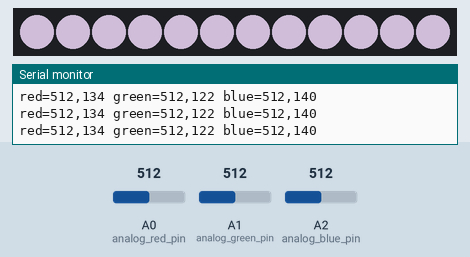
This sketch was run on a simulated Arduino Uno, built with avr-gcc and run on an emulated ATmega328P. Parts: 12 RGB LEDs in strip order, left to right, the last lines printed to the serial monitor. Inputs (shaded band) come from the test bench; at power-on: A0 (analog_red_pin) = 512, A1 (analog_green_pin) = 512, A2 (analog_blue_pin) = 512. Dim RGB values are drawn brighter than linear.

Above: at 1.8 s.
1.9 s: A0 (analog_red_pin) set to 987
At 2.2 s:
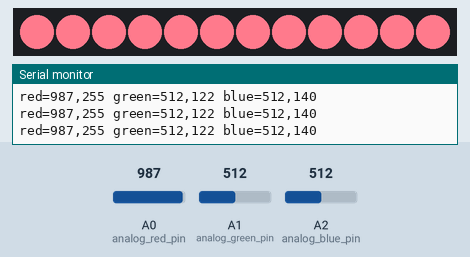
3.4 s: A0 (analog_red_pin) set to 1017
6.4 s: A1 (analog_green_pin) set to 1023
At 7.6 s:
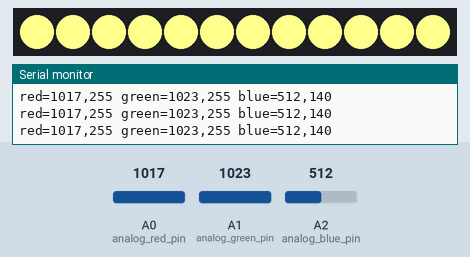
7.9 s: A2 (analog_blue_pin) set to 306
9.4 s: A1 (analog_green_pin) set to 716
10.9 s: A2 (analog_blue_pin) set to 511
Timing chart, 0 to 13.4 s (numbered marks = the images above; inputs shaded):
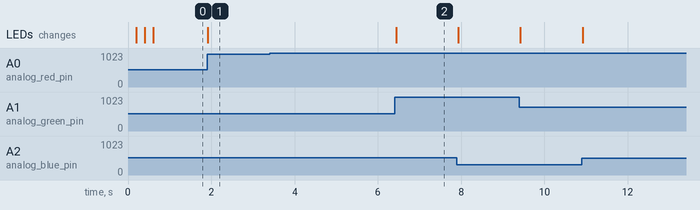

Measured:
- after the input at 1.9 s, the LEDs: change at once (image 1)
- after the input at 6.4 s, the LEDs: change at once (image 2)

The sketch:

rgb-lab.ino
```cpp
#include <Adafruit_NeoPixel.h>

#define LEDPIN 12 // connect the Data In pin
#define NUMBER_PIXELS 12// connect the Data In pin
Adafruit_NeoPixel strip = Adafruit_NeoPixel(NUMBER_PIXELS, LEDPIN, NEO_GRB + NEO_KHZ800);

const int analog_red_pin   = 0; // Analog input pin number for reading Red value
const int analog_green_pin = 1; // Analog input pin number for reading Green value
const int analog_blue_pin  = 2; // Analog input pin number for reading Blue value
// the value is the number from 0 to 1023 from the POT
// the brightness is the brightness of the color from 0 to 255
// The offset is the minimum value of the POT
int red_value, red_brightness, red_offset = 23;
int green_value, green_brightness, green_offset = 70;
int blue_value, blue_brightness, blue_offset = 25;

void setup() {
  strip.begin(); // initialize memory for the LED strip
  for (int i = 0; i < NUMBER_PIXELS; i++) {
    strip.setPixelColor(i, 255, 0, 0);
  }
  strip.show();
  delay(200);
  for (int i = 0; i < NUMBER_PIXELS; i++) {
    strip.setPixelColor(i, 0, 255, 0);
  }
  strip.show();
  delay(200);
  for (int i = 0; i < NUMBER_PIXELS; i++) {
    strip.setPixelColor(i, 0, 0, 255);
  }
  strip.show();
  delay(200);
  Serial.begin(9600); // Enable the serial port
  Serial.println("Start");
}

void loop() {
  // the third number is the max value of the pot
  red_value   = analogRead(analog_red_pin);
  red_brightness = map(red_value, red_offset, 950, 0, 255);
  red_brightness = constrain(red_brightness, 0, 255);

  green_value = analogRead(analog_green_pin);
  green_brightness = map(green_value, green_offset, 990, 0, 255);
  green_brightness = constrain(green_brightness, 0, 255);

  blue_value  = analogRead(analog_blue_pin);
  blue_brightness = map(blue_value, blue_offset, 910, 0, 255);
  blue_brightness = constrain(blue_brightness, 0, 255);

  // convert the values to 1/4 of the inverse

  for (int i = 0; i < NUMBER_PIXELS; i++) {
    strip.setPixelColor(i, red_brightness, green_brightness , blue_brightness);
  }
  strip.show();

  Serial.print("red=");
  Serial.print(red_value);
  Serial.print(",");
  Serial.print(red_brightness);
  Serial.print(" green=");
  Serial.print(green_value);
  Serial.print(",");
  Serial.print(green_brightness);
  Serial.print(" blue=");
  Serial.print(blue_value);
  Serial.print(",");
  Serial.print(blue_brightness);
  Serial.println("");
}
```
